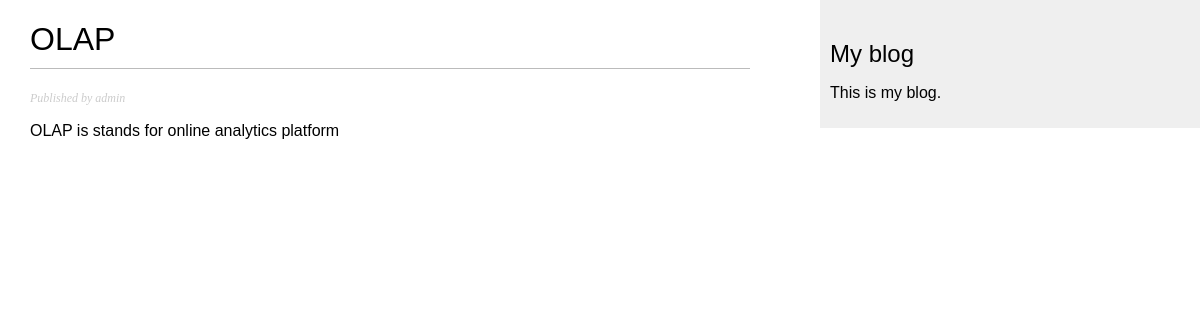
The page /blog/2023/10/28/olap/ (signed in) on the database its author committed.
### blog/models.py (models this page shows, shortened)
class Post(models.Model):
    class Status(models.TextChoices):
        DRAFT = 'draft'
        PUBLISHED = 'published'
    title = models.CharField(max_length=100)
    slug = models.SlugField(max_length=100 , unique_for_date='published')
    author = models.ForeignKey(User, on_delete=models.CASCADE,related_name='blog_posts')
    body = models.TextField()
    published = models.DateTimeField(default=timezone.now)
    created = models.DateTimeField(auto_now_add=True)
    updated = models.DateTimeField(auto_now=True)
    status = models.CharField(max_length=10, choices=Status.choices, default=Status.DRAFT)
    class Meta:
        ordering = ['-published' ]
        indexes = [
            models.Index(fields=['-published']),
        ]

### blog/views.py (the view)
# urls.py: path('<int:year>/<int:month>/<int:day>/<slug:slug>/', views.post_detail, name='post_detail'),
def post_detail(request, year, month, day, slug):
    try:
        post = Post.objects.get(published__year=year, published__month=month, published__day=day, slug=slug)
    except Post.DoesNotExist:
        raise Http404("Post does not exist")
    if post.status == Post.Status.PUBLISHED or request.user.is_superuser:
        return render(request, 'blog/post/detail.html', {'post': post})
    else:
        raise Http404("Post does not exist")

### blog/templates/blog/post/detail.html (shortened to what this page needs)
{% extends "blog/base.html" %}
{% block content %}
    <h1>{{ post.title }}</h1>
    <p class="date">
    Published {{ post.publish }} by {{ post.author }}
    </p>
    {{ post.body|linebreaks }}
{% endblock %}

### blog/static/css/blog.css (style rules this page uses)
body { margin:0; padding:0; font-family:helvetica, sans-serif; }
h1 { font-weight:normal; border-bottom:1px solid #bbb; padding:0 0 10px 0; }
p.date { color:#ccc; font-family: georgia, serif; font-size: 12px; font-style: italic; }

### rows shown on the page
Post: title "OLAP", author "admin", body "OLAP is stands for online analytics platform"
